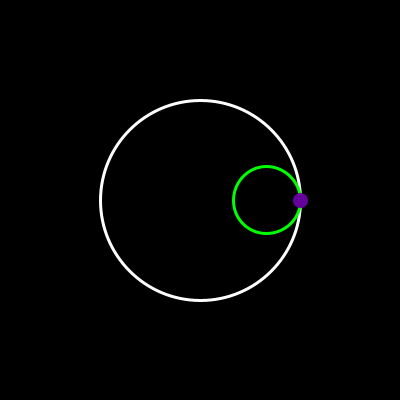
Frame 1 (no input)
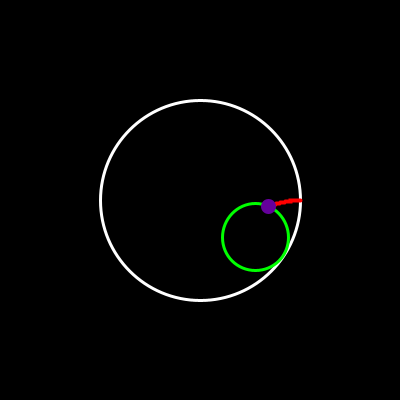
Frame 60 (the mouse pressed at the canvas centre just before this capture)
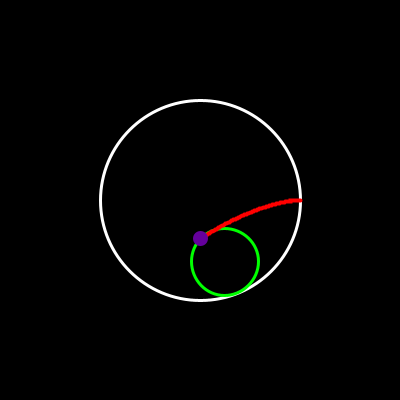
Frame 120 (the mouse held since frame 60 and released just before this capture)

The Processing sketch that drew these frames (run headless with seeded random() and noise(); from frame 60 on, the mouse is pressed at the canvas centre):

// Processing sketch: showcase_tusi_couple_cycloid_simulation
// ── showcase_tusi_couple_cycloid_simulation.pde
ArrayList<PVector> trail;
float time;

void setup() {
  size(400, 400);
  reset();
}

void reset() {
  trail = new ArrayList<PVector>();
  time = 0;
}

void draw() {
  background(0);
  translate(width / 2, height / 2);
  noFill();
  strokeWeight(3);
  stroke(255);

  float t = time;
  float r1 = 100;
  circle(0, 0, r1 * 2);

  stroke(255, 0, 0);
  strokeWeight(3);
  float r2 = r1 / 3;
  float x1 = (r1 - r2) * cos(t);
  float y1 = (r1 - r2) * sin(t);
  stroke(0, 255, 0);
  strokeWeight(3);
  circle(x1, y1, r2 * 2);

  float px = (r1 - r2) * cos(t) + r2 * cos(((r1 - r2) / r2) * t);
  float py = (r1 - r2) * sin(t) - r2 * sin(((r1 - r2) / r2) * t);

  trail.add(new PVector(px, py));

  stroke(255, 0, 0);
  strokeWeight(4);
  noFill();
  beginShape();
  for (var v : trail) {
    vertex(v.x, v.y);
  }
  endShape();

  stroke(100, 0, 155);
  strokeWeight(15);
  point(px, py);
 
  time += 0.01;

  if (trail.size() > 10000)
    trail.remove(0);
}
